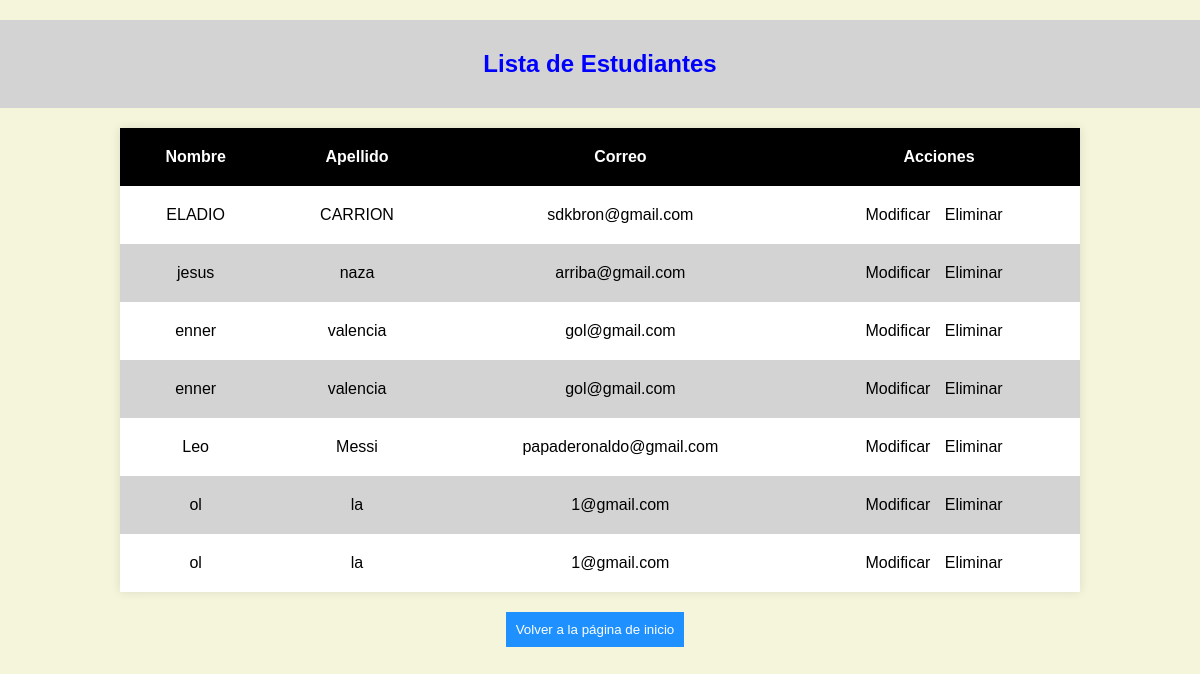
/lista_estudiantes/, run on the app's committed database.
### estudiantes/models.py (models this page shows, shortened)
class Estudiante(models.Model):
    nombre = models.CharField(max_length=100)
    apellido = models.CharField(max_length=100)
    correo = models.EmailField()
    @classmethod
    def ver_todos(cls):
        return cls.objects.all()

### estudiantes/views.py (the view)
# urls.py: path('lista_estudiantes/', lista_estudiantes, name='lista_estudiantes'),
def lista_estudiantes(request):
    estudiantes = Estudiante.ver_todos()
    return render(request, 'lista_estudiantes.html', {'estudiantes': estudiantes})

### estudiantes/templates/lista_estudiantes.html (shortened to what this page needs)
<!DOCTYPE html>
<html lang="en">
<head>
</head>
<body>
    <h2>Lista de Estudiantes</h2>
    <table>
        <thead>
            <tr>
                <th>Nombre</th>
                <th>Apellido</th>
                <th>Correo</th>
                <th>Acciones</th>
            </tr>
        </thead>
        <tbody>
            {% for estudiante in estudiantes %}
                <tr>
                    <td>{{ estudiante.nombre }}</td>
                    <td>{{ estudiante.apellido }}</td>
                    <td>{{ estudiante.correo }}</td>
                    <td>
                        <a href="{% url 'modificar_estudiante' estudiante.id %}">Modificar</a>
                        <a href="{% url 'eliminar_estudiante' estudiante.id %}">Eliminar</a>
                    </td>
                </tr>
            {% endfor %}
        </tbody>
    </table>
    <a href="{% url 'inicio' %}">
        <button>Volver a la página de inicio</button>
    </a>
</body>
</html>

### estudiantes/templates/lista_estudiantes.html (style rules this page uses)
body { font-family: 'Arial', sans-serif; background-color:beige; text-align: center; margin: 0; padding: 0; }
h2 { background-color:lightgray; color: blue; padding: 30px; }
table { width: 80%; margin: 20px auto; border-collapse: collapse; background-color: white; box-shadow: 0 0 10px rgba(0, 0, 0, 0.1); }
th, td { padding: 20px; }
th { background-color: black; color: white; }
tr:nth-child(even) { background-color:lightgray; }
a { text-decoration: none; color: black ; margin-right: 10px; }
button { background-color: DodgerBlue; color: white; padding: 10px; border: none; cursor: pointer; }

### data on the page
Estudiante: nombre "ELADIO", apellido "CARRION", correo "sdkbron@gmail.com"
Estudiante: nombre "jesus", apellido "naza", correo "arriba@gmail.com"
Estudiante: nombre "enner", apellido "valencia", correo "gol@gmail.com"
Estudiante: nombre "enner", apellido "valencia", correo "gol@gmail.com"
Estudiante: nombre "Leo", apellido "Messi", correo "papaderonaldo@gmail.com"
Estudiante: nombre "ol", apellido "la", correo "1@gmail.com"
Estudiante: nombre "ol", apellido "la", correo "1@gmail.com"
